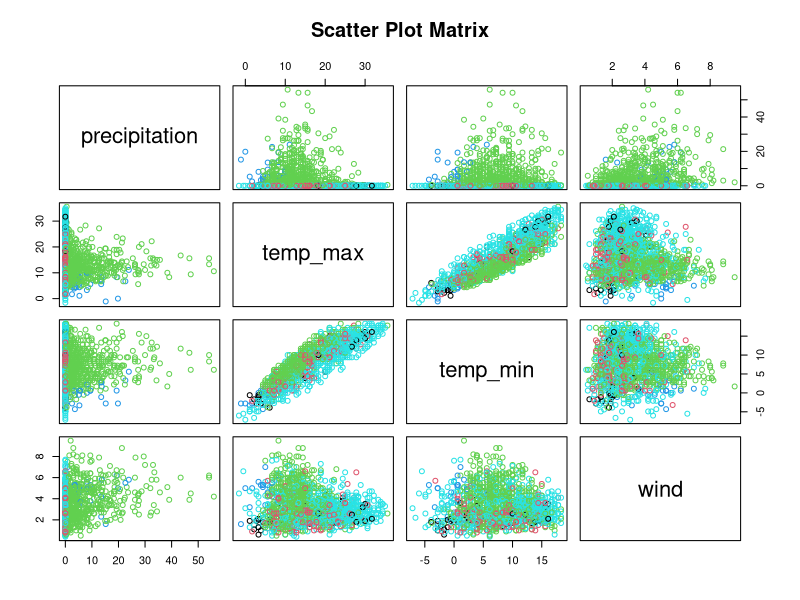
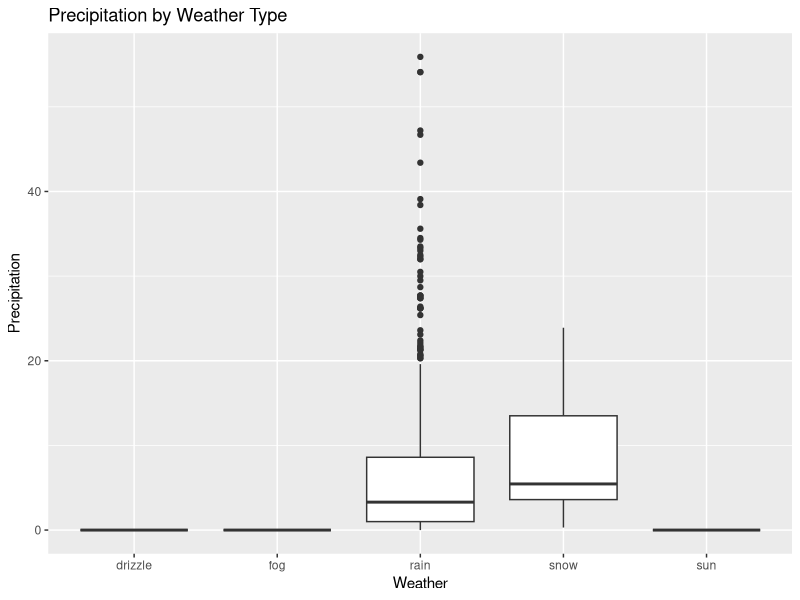
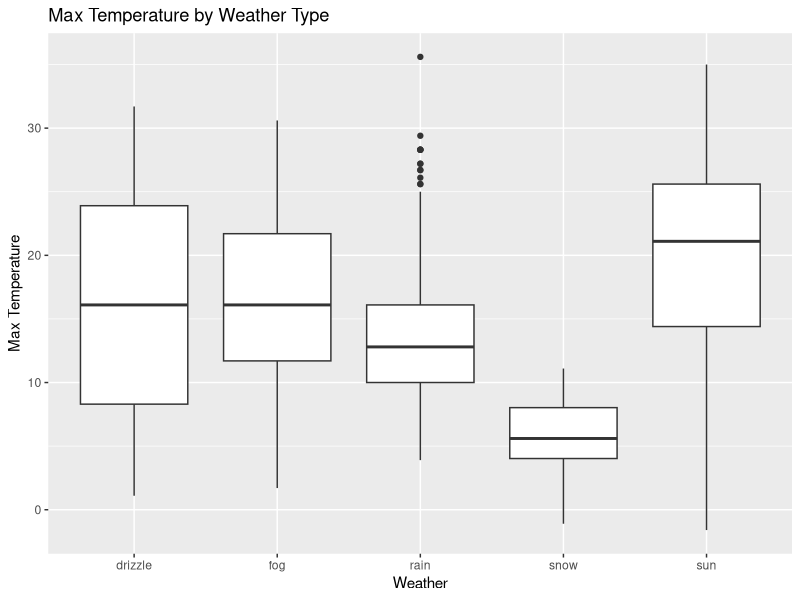
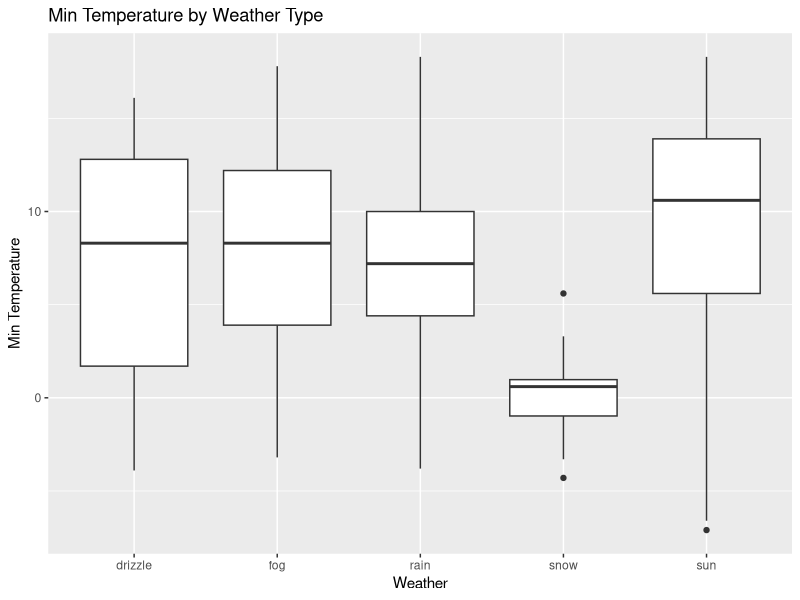
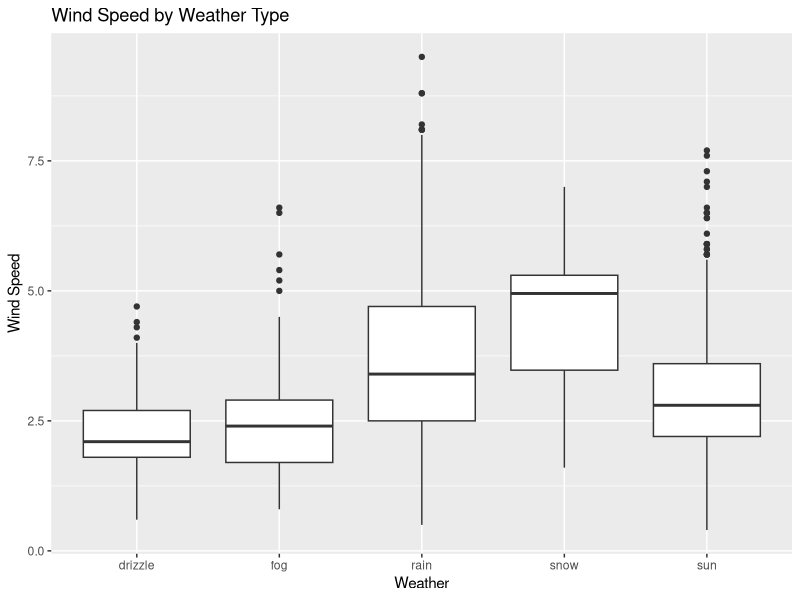

Source code (R) for these figures, in order:
# Load necessary library
library(readr)

# Load dataset
weather_data <- read.csv("data/seattle-weather.csv", colClasses = c(
  precipitation = "numeric",
  temp_max = "numeric",
  temp_min = "numeric",
  wind = "numeric",
  weather = "factor"
))

# Display the structure of the dataset
str(weather_data)

# View the first few rows of the dataset
head(weather_data)

# View the dataset in a separate viewer window
View(weather_data)

# Measures of Frequency

# Frequency distribution of the 'weather' column
weather_frequency <- table(weather_data$weather)
print(weather_frequency)

# Proportions of the 'weather' column
weather_proportions <- prop.table(weather_frequency)
print(weather_proportions)

# Measures of Central Tendency

# Mean
mean_precipitation <- mean(weather_data$precipitation, na.rm = TRUE)
mean_temp_max <- mean(weather_data$temp_max, na.rm = TRUE)
mean_temp_min <- mean(weather_data$temp_min, na.rm = TRUE)
mean_wind <- mean(weather_data$wind, na.rm = TRUE)

# Median
median_precipitation <- median(weather_data$precipitation, na.rm = TRUE)
median_temp_max <- median(weather_data$temp_max, na.rm = TRUE)
median_temp_min <- median(weather_data$temp_min, na.rm = TRUE)
median_wind <- median(weather_data$wind, na.rm = TRUE)

# Mode function (there can be more than one mode)
get_mode <- function(v) {
  uniqv <- unique(v)
  uniqv[which.max(tabulate(match(v, uniqv)))]
}

mode_precipitation <- get_mode(weather_data$precipitation)
mode_temp_max <- get_mode(weather_data$temp_max)
mode_temp_min <- get_mode(weather_data$temp_min)
mode_wind <- get_mode(weather_data$wind)

# Print the results
list(
  mean_precipitation = mean_precipitation,
  median_precipitation = median_precipitation,
  mode_precipitation = mode_precipitation,
  mean_temp_max = mean_temp_max,
  median_temp_max = median_temp_max,
  mode_temp_max = mode_temp_max,
  mean_temp_min = mean_temp_min,
  median_temp_min = median_temp_min,
  mode_temp_min = mode_temp_min,
  mean_wind = mean_wind,
  median_wind = median_wind,
  mode_wind = mode_wind
)

# Measures of Distribution
library(e1071)

# Range
range_precipitation <- range(weather_data$precipitation, na.rm = TRUE)
range_temp_max <- range(weather_data$temp_max, na.rm = TRUE)
range_temp_min <- range(weather_data$temp_min, na.rm = TRUE)
range_wind <- range(weather_data$wind, na.rm = TRUE)

# Variance
variance_precipitation <- var(weather_data$precipitation, na.rm = TRUE)
variance_temp_max <- var(weather_data$temp_max, na.rm = TRUE)
variance_temp_min <- var(weather_data$temp_min, na.rm = TRUE)
variance_wind <- var(weather_data$wind, na.rm = TRUE)

# Standard Deviation
sd_precipitation <- sd(weather_data$precipitation, na.rm = TRUE)
sd_temp_max <- sd(weather_data$temp_max, na.rm = TRUE)
sd_temp_min <- sd(weather_data$temp_min, na.rm = TRUE)
sd_wind <- sd(weather_data$wind, na.rm = TRUE)

# Skewness
skewness_precipitation <- skewness(weather_data$precipitation, na.rm = TRUE)
skewness_temp_max <- skewness(weather_data$temp_max, na.rm = TRUE)
skewness_temp_min <- skewness(weather_data$temp_min, na.rm = TRUE)
skewness_wind <- skewness(weather_data$wind, na.rm = TRUE)

# Kurtosis
kurtosis_precipitation <- kurtosis(weather_data$precipitation, na.rm = TRUE)
kurtosis_temp_max <- kurtosis(weather_data$temp_max, na.rm = TRUE)
kurtosis_temp_min <- kurtosis(weather_data$temp_min, na.rm = TRUE)
kurtosis_wind <- kurtosis(weather_data$wind, na.rm = TRUE)

# Print the results
list(
  range_precipitation = range_precipitation,
  variance_precipitation = variance_precipitation,
  sd_precipitation = sd_precipitation,
  skewness_precipitation = skewness_precipitation,
  kurtosis_precipitation = kurtosis_precipitation,
  range_temp_max = range_temp_max,
  variance_temp_max = variance_temp_max,
  sd_temp_max = sd_temp_max,
  skewness_temp_max = skewness_temp_max,
  kurtosis_temp_max = kurtosis_temp_max,
  range_temp_min = range_temp_min,
  variance_temp_min = variance_temp_min,
  sd_temp_min = sd_temp_min,
  skewness_temp_min = skewness_temp_min,
  kurtosis_temp_min = kurtosis_temp_min,
  range_wind = range_wind,
  variance_wind = variance_wind,
  sd_wind = sd_wind,
  skewness_wind = skewness_wind,
  kurtosis_wind = kurtosis_wind
)

# Measures of Relationship

# Correlation matrix for numeric columns
correlation_matrix <- cor(weather_data[, c("precipitation", "temp_max", "temp_min", "wind")], use = "complete.obs")
print(correlation_matrix)

# Scatter plot matrix to visualize relationships
pairs(weather_data[, c("precipitation", "temp_max", "temp_min", "wind")], 
      main = "Scatter Plot Matrix",
      col = weather_data$weather)

# Perform ANOVA for precipitation across different weather types
anova_precipitation <- aov(precipitation ~ weather, data = weather_data)
summary(anova_precipitation)

# Perform ANOVA for temp_max across different weather types
anova_temp_max <- aov(temp_max ~ weather, data = weather_data)
summary(anova_temp_max)

# Perform ANOVA for temp_min across different weather types
anova_temp_min <- aov(temp_min ~ weather, data = weather_data)
summary(anova_temp_min)

# Perform ANOVA for wind across different weather types
anova_wind <- aov(wind ~ weather, data = weather_data)
summary(anova_wind)

# Post-hoc test for precipitation
tukey_precipitation <- TukeyHSD(anova_precipitation)
print(tukey_precipitation)

# Post-hoc test for temp_max
tukey_temp_max <- TukeyHSD(anova_temp_max)
print(tukey_temp_max)

# Post-hoc test for temp_min
tukey_temp_min <- TukeyHSD(anova_temp_min)
print(tukey_temp_min)

# Post-hoc test for wind
tukey_wind <- TukeyHSD(anova_wind)
print(tukey_wind)

library(ggplot2)
# Boxplot for precipitation
ggplot(weather_data, aes(x = weather, y = precipitation)) +
  geom_boxplot() +
  labs(title = "Precipitation by Weather Type", x = "Weather", y = "Precipitation")

# Boxplot for temp_max
ggplot(weather_data, aes(x = weather, y = temp_max)) +
  geom_boxplot() +
  labs(title = "Max Temperature by Weather Type", x = "Weather", y = "Max Temperature")

# Boxplot for temp_min
ggplot(weather_data, aes(x = weather, y = temp_min)) +
  geom_boxplot() +
  labs(title = "Min Temperature by Weather Type", x = "Weather", y = "Min Temperature")

# Boxplot for wind
ggplot(weather_data, aes(x = weather, y = wind)) +
  geom_boxplot() +
  labs(title = "Wind Speed by Weather Type", x = "Weather", y = "Wind Speed")

